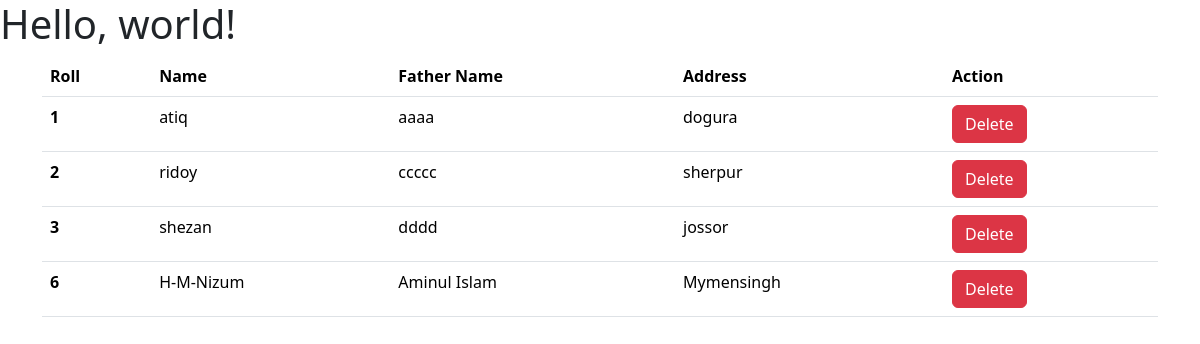
The page / on the database its author committed.
### first_app/models.py (models this page shows, shortened)
class Student(models.Model):
    roll = models.IntegerField(primary_key=True)
    name = models.CharField(max_length=20)
    address = models.TextField()
    father_nmae = models.CharField(max_length=20, default='father')

### first_app/views.py (the view)
# urls.py: path('', views.home, name='home'),
def home(request):
    student = models.Student.objects.all()
    return render(request, 'home.html', {'student': student})

### first_app/templates/home.html (shortened to what this page needs)
<!doctype html>
<html lang="en">
  <head>
    <link href="https://cdn.jsdelivr.net/npm/bootstrap@5.3.2/dist/css/bootstrap.min.css" rel="stylesheet">
  </head>
  <body>
    <h1>Hello, world!</h1>
    <div class="container">
      <table class="table">
        <thead>
          <tr>
            <th scope="col">Roll</th>
            <th scope="col">Name</th>
            <th scope="col">Father Name</th>
            <th scope="col">Address</th>
            <th scope="col">Action</th>
          </tr>
        </thead>
        <tbody>
          {% for val in student %}
          <tr>
            <th scope="row">{{val.roll}}</th>
            <td>{{val.name}}</td>
            <td>{{val.father_nmae}}</td>
            <td>{{val.address}}</td>
            <td><a class="btn btn-danger" href="{% url 'delete_student' val.roll %}">Delete</a></td>
          </tr>
          {% endfor %}
        </tbody>
      </table>
    </div>
  </body>
</html>

### rows shown on the page
Student: roll "1", name "atiq", father_nmae "aaaa", address "dogura"
Student: roll "2", name "ridoy", father_nmae "ccccc", address "sherpur"
Student: roll "3", name "shezan", father_nmae "dddd", address "jossor"
Student: roll "6", name "H-M-Nizum", father_nmae "Aminul Islam", address "Mymensingh"
